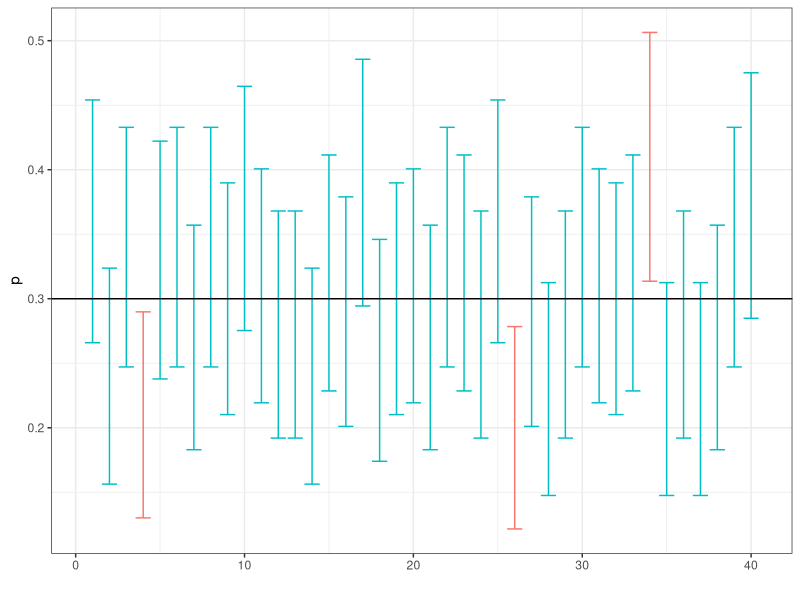

This figure's R source: (Note: this script raises an error after producing the figure.)
## ---- chunk 1
library(tidyverse)
library(kableExtra)
## ---- chunk 2
set.seed(13)
p <- replicate(100, mean(sample(0:1, 100, p=c(.7,.3), replace=TRUE)))
ggplot(data.frame(x=1:40, p=p[61:100]) %>% mutate(ymin=p-1.96*sqrt((p*(1-p))/100), ymax=p+1.96*sqrt((p*(1-p))/100)), aes(x=x, ymin=ymin, ymax=ymax, color=0.3>ymin & 0.3<ymax)) + geom_errorbar() + geom_hline(yintercept=0.3) + xlab("") + ylab("p") + theme_bw() + theme(legend.position="none")
## ---- chunk 3
knitr::include_graphics("figures/pollenurn42.png")
## ---- chunk 4
## the sample consists of 50 non-allergic (0) and 42 allergic (1).
x <- rep(0:1, c(58, 42))
## ---- chunk 5
pboot <- replicate(1000, mean(sample(x, replace=TRUE)))
## ---- chunk 6
ggplot(data.frame(x=pboot), aes(x=x)) + geom_histogram(color="white", binwidth=0.02) + theme_bw() + xlab("p")
## ---- chunk 7
ciboot <- quantile(pboot, c(0.025, 0.975))
## ---- chunk 8
ggplot(data.frame(x=pboot), aes(x=x, fill=x>ciboot[1] & x<ciboot[2])) + geom_histogram(color="white", binwidth=0.02) + theme_bw() + theme(legend.position="none") + xlab("p") + geom_line(data=data.frame(x=ciboot, y=50), aes(x=x, y=y), arrow=arrow(ends="both")) + annotate("label", x=mean(ciboot), y=50, label="95%")
## ---- chunk 9
## 95% confidence interval, alpha=0.05
qnorm(1-0.05/2)
## 90% confidence interval, alpha=0.10
qnorm(1-0.10/2)
## 99% confidence interval, alpha=0.01
qnorm(1-0.01/2)
## ---- chunk 10
set.seed(13)
p <- replicate(100, mean(sample(0:1, 100, p=c(.7,.3), replace=TRUE)))
ggplot(data.frame(x=1:40, p=p[61:100]) %>% mutate(ymin=p-1.96*sqrt((p*(1-p))/100), ymax=p+1.96*sqrt((p*(1-p))/100)), aes(x=x, ymin=ymin, ymax=ymax, color=0.3>ymin & 0.3<ymax)) + geom_errorbar() + geom_hline(yintercept=0.3) + xlab("") + ylab("p") + theme_bw() + theme(legend.position="none")
## ---- chunk 11
n=5
alpha = 0.05
## t value
qt(1-alpha/2, df=n-1)
